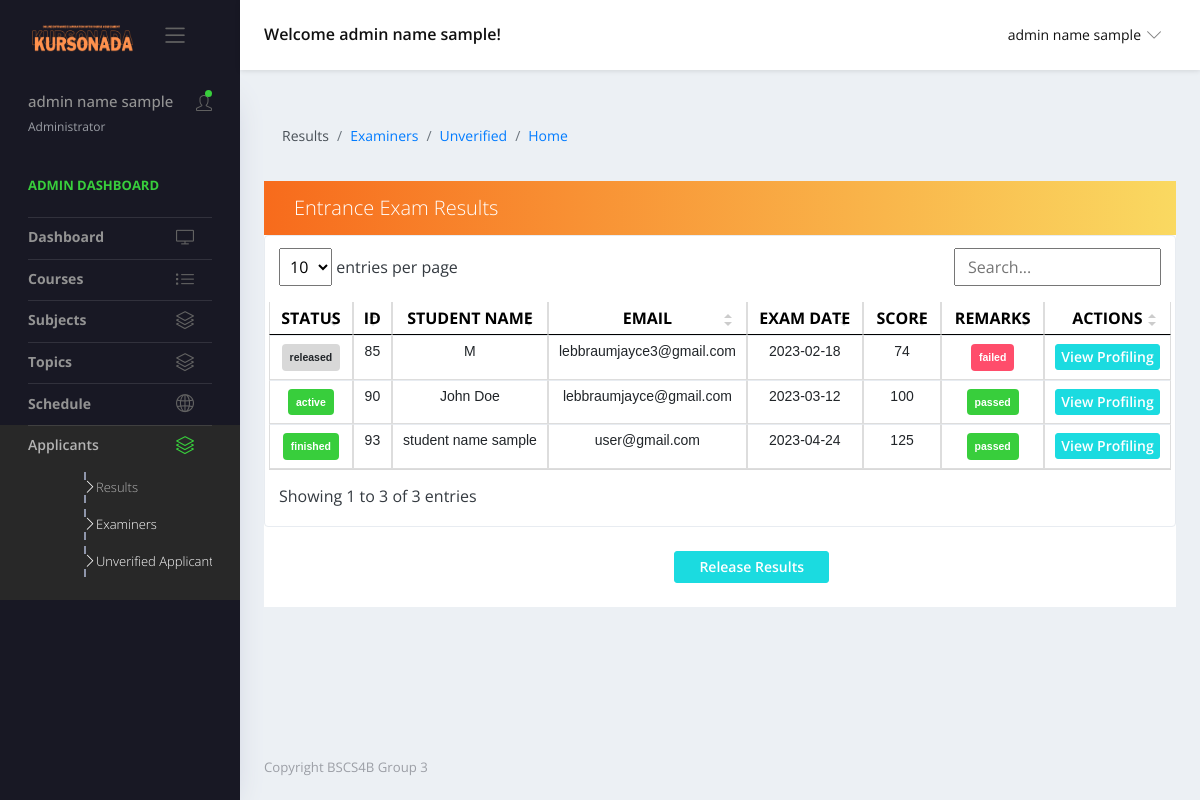
/views/results.php (signed in), run on an earlier commit of the app's database.
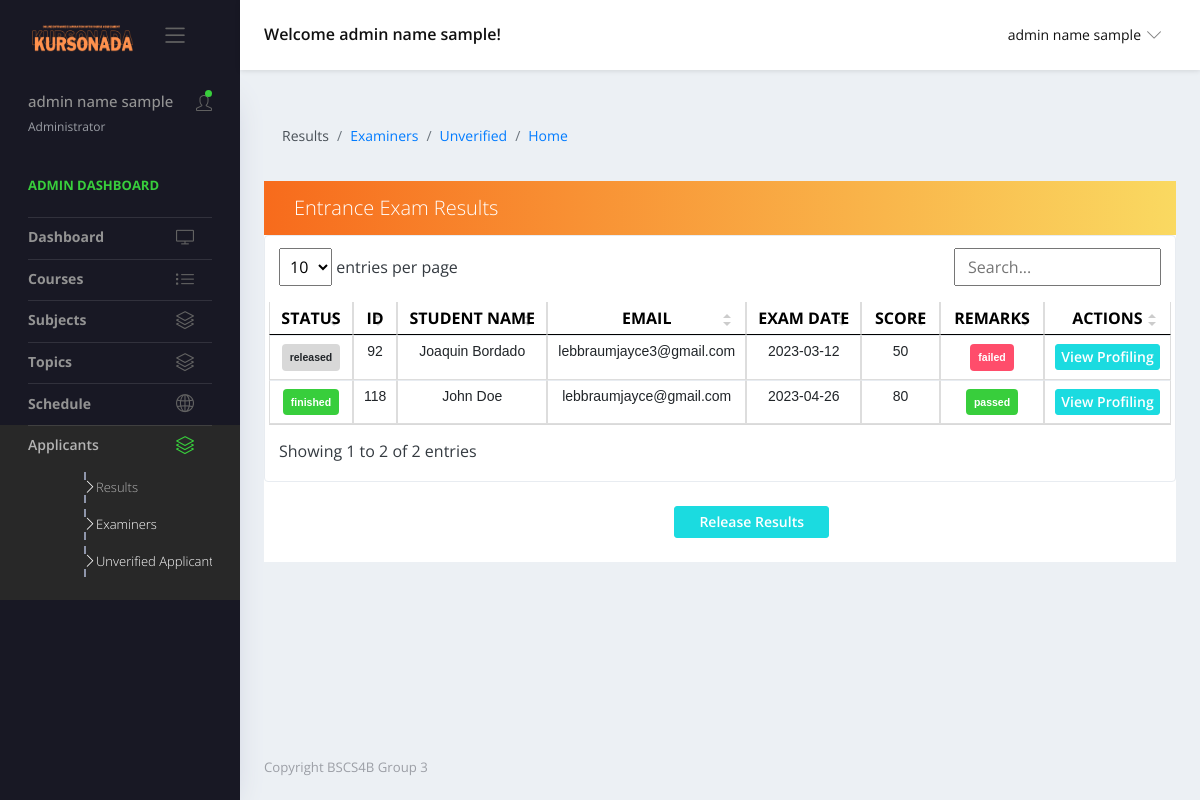
And on a later commit of the database.
### tables this page shows
CREATE TABLE `results` (
  `id` int(11) NOT NULL,
  `fullname` varchar(255) NOT NULL,
  `email` varchar(255) NOT NULL,
  `exam_key` varchar(255) NOT NULL,
  `exam_date` varchar(255) NOT NULL,
  `exam_time` time NOT NULL,
  `exam_time_end` time NOT NULL,
  `score` int(11) NOT NULL,
  `remarks` varchar(255) NOT NULL,
  `status` varchar(255) NOT NULL,
  `strand` varchar(255) NOT NULL,
  `pref_course` varchar(255) NOT NULL,
  `traits` varchar(255) NOT NULL,
  `interest` varchar(255) NOT NULL,
  `skill` varchar(255) NOT NULL,
  `career_goal` varchar(255) NOT NULL,
  `f_course` varchar(255) NOT NULL,
  `f_related_course` varchar(255) NOT NULL,
  `s_course` varchar(255) NOT NULL,
  `s_related_course` varchar(255) NOT NULL,
  `t_course` varchar(255) NOT NULL,
  `t_related_course` varchar(255) NOT NULL,
  `exam_key_created_at` datetime NOT NULL
);

### forms/adminQueries.php (called while the page is built, shortened)
<?php
function getResults() {
    $url = 'localhost';
    $username = 'root';
    $password = '';
    $conn = new mysqli($url, $username, $password, 'project');
    $sql = mysqli_query($conn,
    "SELECT *
    FROM results
    ");
return mysqli_fetch_all($sql, MYSQLI_ASSOC);
}
?>

### views/results.php (the view, shortened to what the changed rows need)
<?php
include '../forms/adminQueries.php';
          ?>
<!DOCTYPE html>
<html lang="en">
  <head>
    <link rel="stylesheet" href="../vendors/simple-line-icons/css/simple-line-icons.css">
    <link rel="stylesheet" href="../vendors/flag-icon-css/css/flag-icon.min.css">
    <link rel="stylesheet" href="../vendors/css/vendor.bundle.base.css">
    <link rel="stylesheet" href="../vendors/daterangepicker/daterangepicker.css">
    <link rel="stylesheet" href="../vendors/chartist/chartist.min.css">
    <link href="https://cdn.jsdelivr.net/npm/bootstrap@5.0.2/dist/css/bootstrap.min.css" rel="stylesheet">
    <link rel="stylesheet" href="../assets/css/vertical-layout-light/style.css">
    <link rel="stylesheet" href="../assets/css/styles-admin.css">
  </head>
  <body>
    <div class="container-scroller">
      <div class="container-fluid page-body-wrapper">
       <div class="main-panel">
        <div class="content-wrapper">
          <div class="row quick-action-toolbar">
            <div class="col-md-12 grid-margin">
              <div class="card">
              <form id="myform" action="" method="POST">
                  <div class="card-header d-block d-md-flex">
                  <p class="lead mb-0 ">Entrance Exam Results</p>
                  </div>
                  <div class="table-responsive border rounded p-1">
                      <table class="table table-hover text-nowrap datatable">
                      <thead>
                      <tr>
                          <th class="font-weight-bold text-center" id="status" scope="col" >STATUS</th>
                          <th class="font-weight-bold text-center" scope="col">ID</th>
                          <th class="font-weight-bold text-center" scope="col">STUDENT NAME</th>
                          <th class="font-weight-bold text-center" scope="col">EMAIL</th>
                          <th class="font-weight-bold text-center" scope="col">EXAM DATE</th>
                          <th class="font-weight-bold text-center" scope="col">SCORE</th>
                          <th class="font-weight-bold text-center" scope="col">REMARKS</th>
                          <th class="font-weight-bold text-center" scope="col">ACTIONS</th>
                        </tr>
                      </thead>
                      <tbody>
                      <?php
                        $rows = getResults();
                        $i = 0;
                        while ($i < count($rows)) {
                           $row = $rows[$i];
                          $id = $row["id"];
                          echo "<tr>";
                          if ($row['status'] == 'active' || $row['status'] == 'finished') {
                            echo "<td><div class='badge badge-success p-2'>" . $row['status'] . "</div></td>";
                        } elseif ($row['status'] == 'pending') {
                            echo "<td><div class='badge badge-danger p-2'>" . $row['status'] . "</div></td>";
                        } else {
                            echo "<td><div class='badge badge-secondary p-2'>" . $row['status'] . "</div></td>";
                        }
                          echo "<td>" . $row["id"] . "</td>";
                          echo "<td>" . $row["fullname"] . "</td>";
                          echo "<td>" . $row["email"] . "</td>";
                          echo "<td>" . $row["exam_date"] . "</td>";
                          echo "<td>" . $row["score"] . "</td>";
                          if ($row['remarks'] == 'passed') {
                            echo "<td><div class='badge badge-success p-2'>" . $row['remarks'] . "</div></td>";
                        } elseif ($row['remarks'] == 'failed') {
                            echo "<td><div class='badge badge-danger p-2'>" . $row['remarks'] . "</div></td>";
                        } else {
                            echo "<td><div class='badge badge-secondary p-2'>" . $row['remarks'] . "</div></td>";
                        }
                          echo "<td><div class='text-center'><button name='btnmodal' type='button' class='btn btn-primary view-btn' data-toggle='modal' data-target='#viewModal' data-id='" . $id . "'>View Profiling</div></button></td>";
                          echo "</tr>";
                               $i++;
                        }
                      ?>
                      </tbody>
                    </table>
                  </div>
                  <div>
                <button type="submit" name="approve" class="btn btn-primary my-4 py-2 px-4" style="margin-left: 45%;" data-bs-toggle="modal" data-bs-target="#transactionModal">Release Results</button>
              </div>
                </div>
              </div>
            </div>
        </div>
        </div>
    </div>
    </div>
    <link href="../assets/vendor/simple-datatables/style.css" rel="stylesheet">
  </body>
</html>

What changed in the data, as far as the page shows it:
removed results: status "released", id "85", fullname "M", email "lebbraumjayce3@gmail.com", exam_date "2023-02-18", score "74", remarks "failed"
removed results: status "active", id "90", fullname "John Doe", email "lebbraumjayce@gmail.com", exam_date "2023-03-12", score "100", remarks "passed"
removed results: status "finished", id "93", fullname "student name sample", email "user@gmail.com", exam_date "2023-04-24", score "125", remarks "passed"
added results: status "released", id "92", fullname "Joaquin Bordado", email "lebbraumjayce3@gmail.com", exam_date "2023-03-12", score "50", remarks "failed"
added results: status "finished", id "118", fullname "John Doe", email "lebbraumjayce@gmail.com", exam_date "2023-04-26", score "80", remarks "passed"
Also different on the page:
text written by a page script: "entries per page Showing 1 to 3 of 3 entries" → "entries per page Showing 1 to 2 of 2 entries"
